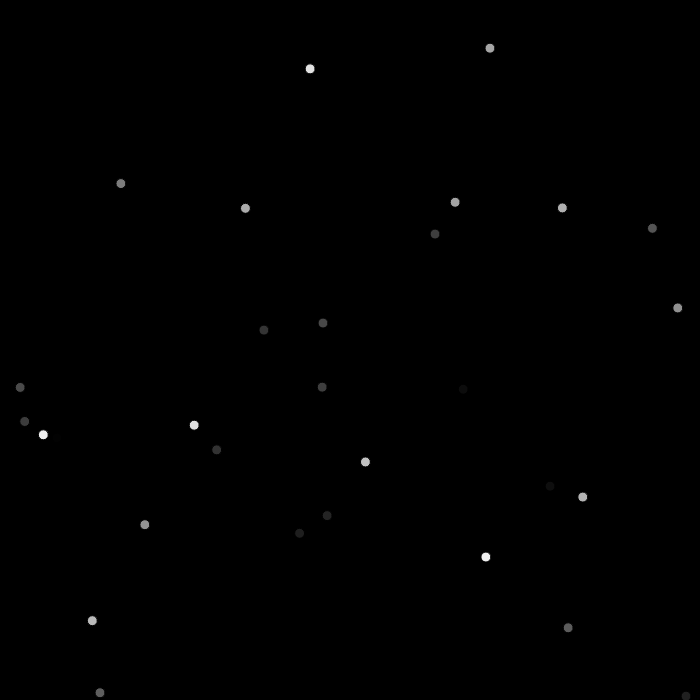
Frame 1 (no input)
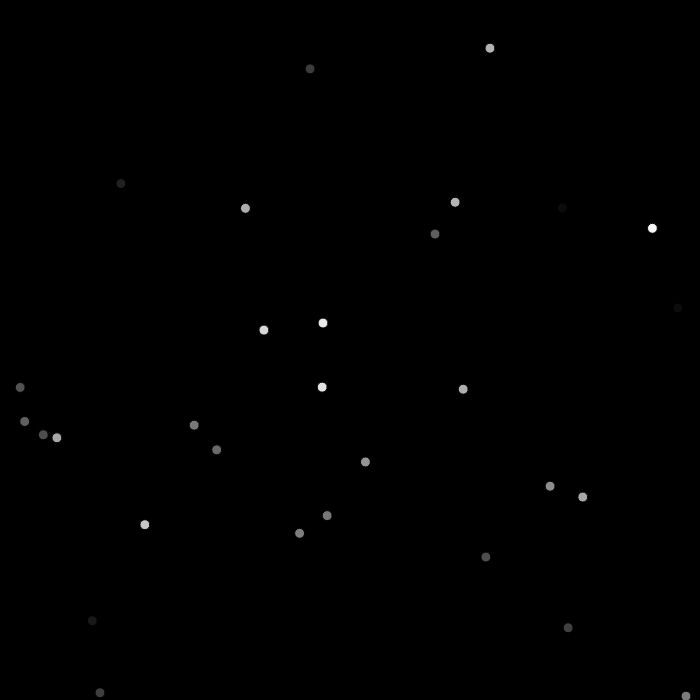
Frame 60 (no input)
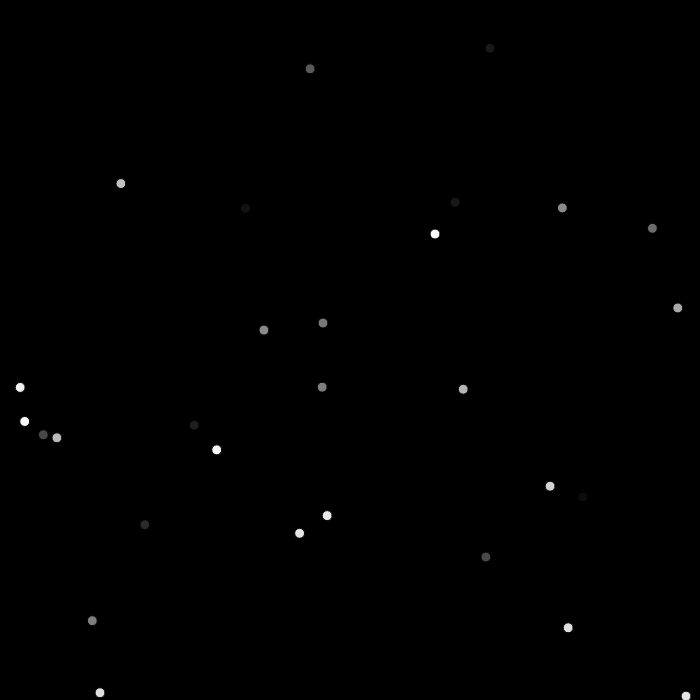
Frame 120 (the mouse pressed at the canvas centre since frame 60)

The p5.js sketch that drew these frames (run headless with seeded random() and noise() and a simulated clock; from frame 60 on, the mouse is pressed at the canvas centre):

// p5.js sketch
// ── sketch.js
var fireflies = [];
var count = 30;
var screenSize = 700;
var timePeriod = 1;


function setup(){
    createCanvas(screenSize, screenSize);
    for(var i=0; i<count; i++){
        var clock = floor(random(0, 255*timePeriod));
        // console.log(clock);
        var x = random(0, screenSize);
        var y = random(0, screenSize);
        fireflies.push([x, y, clock]);
    }
    frameRate(60);
}

function draw(){

    background(0);

    for(var i=0; i<fireflies.length; i++){
        var lumens = 255-abs((fireflies[i][2] - 255*timePeriod/2)*2/timePeriod);
        // console.log("lumens="+lumens);
        fill(lumens);
        ellipse(fireflies[i][0], fireflies[i][1], 10);
        updateTimer(i);
    }

}

function updateTimer(i){

    if(fireflies[i][2] >= 255*timePeriod){
        fireflies[i][2] = 0;
    }
    else{
        fireflies[i][2]+=3;
    }
}
